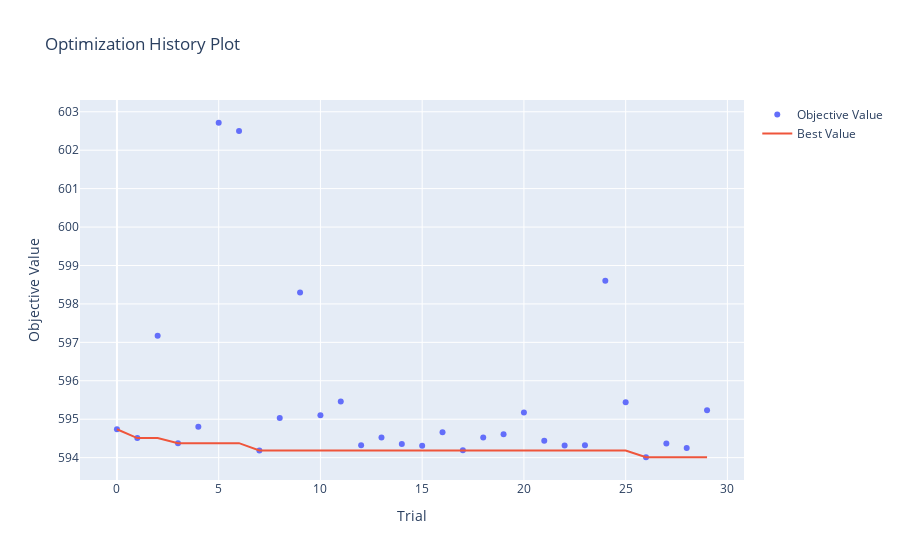

The notebook cell saved with this chart:
### Code cell
# 하이퍼파라미터 최적화 과정을 확인
optuna.visualization.plot_optimization_history(study_cat)

### Figure 1 — Plotly figure (JSON) as saved in the notebook; plotly's stock layout.template omitted (floating-point values rounded to 4 significant figures)
{"data": [{"mode": "markers", "name": "Objective Value", "type": "scatter", "x": [0, 1, 2, 3, 4, 5, 6, 7, 8, 9, 10, 11, 12, 13, 14, 15, 16, 17, 18, 19, 20, 21, 22, 23, 24, 25, 26, 27, 28, 29], "y": [594.7, 594.5, 597.2, 594.4, 594.8, 602.7, 602.5, 594.2, 595.0, 598.3, 595.1, 595.5, 594.3, 594.5, 594.4, 594.3, 594.7, 594.2, 594.5, 594.6, 595.2, 594.4, 594.3, 594.3, 598.6, 595.4, 594.0, 594.4, 594.3, 595.2]}, {"mode": "lines", "name": "Best Value", "type": "scatter", "x": [0, 1, 2, 3, 4, 5, 6, 7, 8, 9, 10, 11, 12, 13, 14, 15, 16, 17, 18, 19, 20, 21, 22, 23, 24, 25, 26, 27, 28, 29], "y": [594.7, 594.5, 594.5, 594.4, 594.4, 594.4, 594.4, 594.2, 594.2, 594.2, 594.2, 594.2, 594.2, 594.2, 594.2, 594.2, 594.2, 594.2, 594.2, 594.2, 594.2, 594.2, 594.2, 594.2, 594.2, 594.2, 594.0, 594.0, 594.0, 594.0]}, {"marker": {"color": "#cccccc"}, "mode": "markers", "name": "Infeasible Trial", "showlegend": false, "type": "scatter", "x": [], "y": []}], "layout": {"title": {"text": "Optimization History Plot"}, "xaxis": {"title": {"text": "Trial"}}, "yaxis": {"title": {"text": "Objective Value"}}}}
